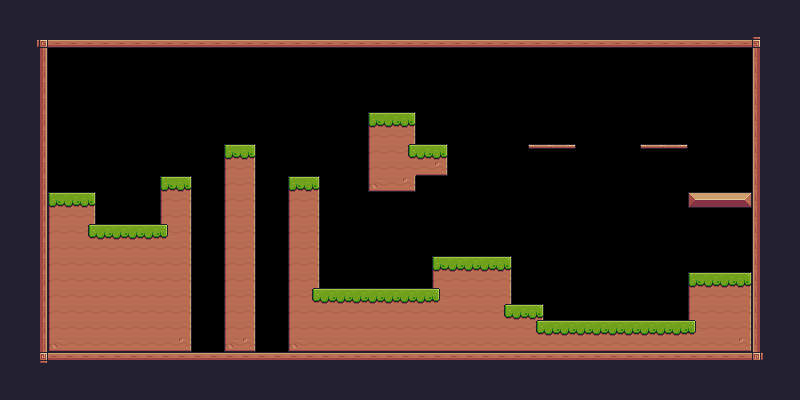

A level layout from a 2D game, rendered from its tile map. Below: a short description, then the map file with tile-grid data replaced by summaries:
An orthogonal 50x25 tile map with 16x16 px tiles, 1 tile layer (Background) and 48 objects (21x Fruit, 2x Platform, 2x Slime, 2x Saw, Player, ...).

<map version="1.10" tiledversion="1.10.2" orientation="orthogonal" renderorder="right-down" width="50" height="25" tilewidth="16" tileheight="16" infinite="0" nextlayerid="4" nextobjectid="69">
 <tileset firstgid="1" source="Pixel Adventure.tsx" />
 <layer id="1" name="Background" width="50" height="25">
  <data>[1250 cells, 677 non-empty, 26 distinct tile ids]</data>
 </layer>
 <objectgroup id="2" name="Collisions">
  <object id="39" x="48" y="192" width="48" height="160" />
  <object id="40" x="96" y="224" width="64" height="128" />
  <object id="41" x="160" y="176" width="32" height="176" />
  <object id="42" x="224" y="144" width="32" height="208" />
  <object id="43" x="288" y="176" width="32" height="176" />
  <object id="44" x="320" y="288" width="112" height="64" />
  <object id="45" x="432" y="256" width="80" height="96" />
  <object id="46" x="512" y="304" width="32" height="48" />
  <object id="47" x="544" y="320" width="144" height="32" />
  <object id="48" x="688" y="272" width="64" height="80" />
  <object id="49" x="368" y="112" width="48" height="80" />
  <object id="50" x="416" y="144" width="32" height="32" />
  <object id="57" type="Platform" x="528" y="144" width="48" height="16" />
  <object id="58" type="Platform" x="640" y="144" width="48" height="16" />
  <object id="63" x="688" y="192" width="64" height="16" />
  <object id="67" x="32" y="32" width="736" height="16" />
 </objectgroup>
 <objectgroup id="3" name="Spawnpoints">
  <object id="7" x="32" y="48" width="16" height="320" />
  <object id="8" x="48" y="352" width="720" height="16" />
  <object id="9" x="752" y="48" width="16" height="304" />
  <object id="11" name="Player" type="Player" x="48" y="160" width="32" height="32" />
  <object id="12" type="Checkpoint" x="688" y="208" width="64" height="64" />
  <object id="14" name="Cherries" type="Fruit" x="368" y="80" width="32" height="32" />
  <object id="16" name="Cherries" type="Fruit" x="128" y="192" width="32" height="32" />
  <object id="17" name="Cherries" type="Fruit" x="656" y="288" width="32" height="32" />
  <object id="19" name="Slime" type="Slime" x="592" y="290" width="44" height="30">
   <properties>
    <property name="offNeg" type="float" value="3" />
    <property name="offPos" type="float" value="3" />
   </properties>
  </object>
  <object id="20" name="Slime" type="Slime" x="112" y="194" width="44" height="30">
   <properties>
    <property name="offNeg" type="float" value="1" />
    <property name="offPos" type="float" value="0" />
   </properties>
  </object>
  <object id="21" name="Chicken" type="Chicken" x="352" y="256" width="32" height="32">
   <properties>
    <property name="offNeg" type="float" value="7" />
    <property name="offPos" type="float" value="10" />
   </properties>
  </object>
  <object id="22" type="Saw" x="256" y="192" width="32" height="32">
   <properties>
    <property name="isVertical" type="bool" value="true" />
    <property name="offNeg" type="float" value="5" />
    <property name="offPos" type="float" value="8" />
   </properties>
  </object>
  <object id="23" type="Saw" x="192" y="192" width="32" height="32">
   <properties>
    <property name="isVertical" type="bool" value="true" />
    <property name="offNeg" type="float" value="5" />
    <property name="offPos" type="float" value="8" />
   </properties>
  </object>
  <object id="24" name="Orange" type="Fruit" x="160" y="144" width="32" height="32" />
  <object id="25" name="Orange" type="Fruit" x="96" y="192" width="32" height="32" />
  <object id="26" name="Orange" type="Fruit" x="448" y="224" width="32" height="32" />
  <object id="27" name="Orange" type="Fruit" x="416" y="112" width="32" height="32" />
  <object id="28" name="Kiwi" type="Fruit" x="224" y="112" width="32" height="32" />
  <object id="29" name="Kiwi" type="Fruit" x="320" y="192" width="32" height="32" />
  <object id="30" name="Cherries" type="Fruit" x="320" y="176" width="32" height="32" />
  <object id="32" name="Bananas" type="Fruit" x="288" y="144" width="32" height="32" />
  <object id="33" name="Bananas" type="Fruit" x="512" y="272" width="32" height="32" />
  <object id="34" name="Apple" type="Fruit" x="432" y="224" width="32" height="32" />
  <object id="37" name="BlueBird" type="BlueBird" x="208" y="112" width="32" height="32">
   <properties>
    <property name="offNeg" type="float" value="7" />
    <property name="offPos" type="float" value="7" />
   </properties>
  </object>
  <object id="53" name="Orange" type="Fruit" x="464" y="224" width="32" height="32" />
  <object id="54" name="Orange" type="Fruit" x="480" y="224" width="32" height="32" />
  <object id="59" name="Bananas" type="Fruit" x="528" y="112" width="32" height="32" />
  <object id="60" name="Bananas" type="Fruit" x="544" y="112" width="32" height="32" />
  <object id="61" name="Bananas" type="Fruit" x="640" y="112" width="32" height="32" />
  <object id="62" name="Bananas" type="Fruit" x="656" y="112" width="32" height="32" />
  <object id="65" name="Kiwi" type="Fruit" x="320" y="208" width="32" height="32" />
  <object id="66" name="Kiwi" type="Fruit" x="320" y="224" width="32" height="32" />
 </objectgroup>
</map>
